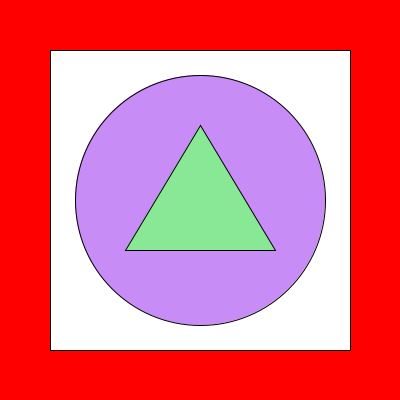
Frame 1 (no input)
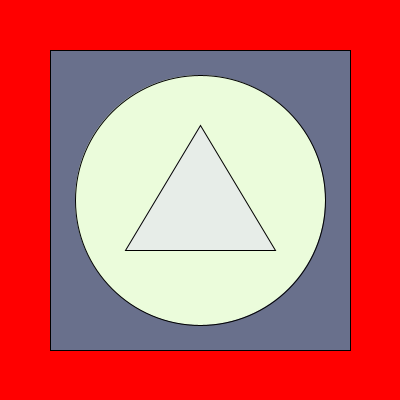
Frame 60 (the mouse pressed at the canvas centre just before this capture)
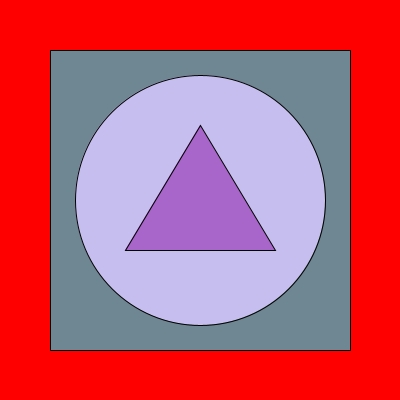
Frame 120 (the mouse held since frame 60 and released just before this capture)

The Processing sketch that drew these frames (run headless with seeded random() and noise(); from frame 60 on, the mouse is pressed at the canvas centre):

// Processing sketch: processing_89884
// ── processing_89884.pde

float r, g, b, r2, g2, b2, r3, g3, b3;
 
void setup ()
{
  size(400,400);
  background(255,0,0);
}
 
void draw()
{
 if((mouseX < 240 && mouseY < 240) || (mouseX > 260 && mouseY > 260))
 {
  r = random(100,255);
  g = random(100,255);
  b = random(100,255);
  r2 = random(100,255);
  g2 = random(100,255);
  b2 = random(100,255);
  r3 = random(100,255);
  g3 = random(100,255);
  b3 = random(100,255);
  rect(50,50,300,300);
  fill(r, g, b);
  ellipse(200,200,250,250);
  fill(r2, g2, b2);
  triangle(200,125,125,250,275,250);
  fill(r3, g3, b3);
 }
 else
 {
  background (r, g, b); 
 }
}
